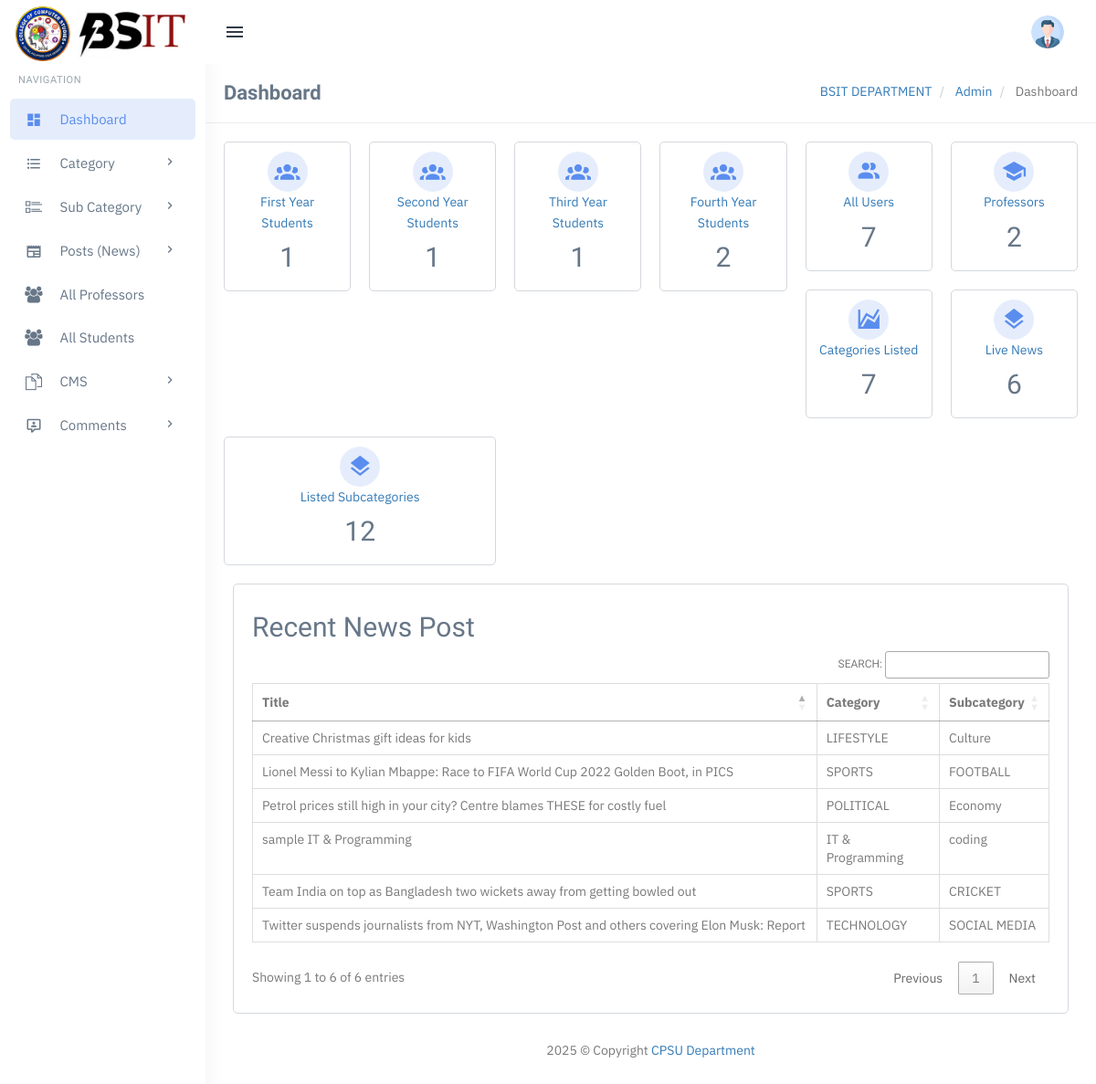
The page /admin/dashboard.php (signed in) on the database its author committed.
### tables this page shows
CREATE TABLE `tblposts` (
  `id` int(11) NOT NULL,
  `PostTitle` longtext DEFAULT NULL,
  `CategoryId` int(11) DEFAULT NULL,
  `SubCategoryId` int(11) DEFAULT NULL,
  `PostDetails` longtext DEFAULT NULL,
  `PostingDate` timestamp NULL DEFAULT current_timestamp(),
  `UpdationDate` timestamp NULL DEFAULT NULL ON UPDATE current_timestamp(),
  `Is_Active` int(11) DEFAULT NULL,
  `PostUrl` mediumtext DEFAULT NULL,
  `PostImage` varchar(255) DEFAULT NULL,
  `viewCounter` int(11) DEFAULT NULL,
  `postedBy` varchar(255) DEFAULT NULL,
  `lastUpdatedBy` varchar(255) DEFAULT NULL
);

CREATE TABLE `tblcategory` (
  `id` int(11) NOT NULL,
  `CategoryName` varchar(200) DEFAULT NULL,
  `Description` mediumtext DEFAULT NULL,
  `PostingDate` timestamp NULL DEFAULT current_timestamp(),
  `UpdationDate` timestamp NULL DEFAULT NULL ON UPDATE current_timestamp(),
  `Is_Active` int(11) DEFAULT NULL
);

CREATE TABLE `tblsubcategory` (
  `SubCategoryId` int(11) NOT NULL,
  `CategoryId` int(11) DEFAULT NULL,
  `Subcategory` varchar(255) DEFAULT NULL,
  `SubCatDescription` mediumtext DEFAULT NULL,
  `PostingDate` timestamp NOT NULL DEFAULT current_timestamp(),
  `UpdationDate` timestamp NULL DEFAULT NULL ON UPDATE current_timestamp(),
  `Is_Active` int(11) DEFAULT NULL
);

### admin/dashboard.php (the view, shortened to what this page needs)
<?php
include('includes/config.php');
if (strlen($_SESSION['login']) == 0) {
    header('location:index.php');
} else {
?>
    <?php include('includes/topheader.php'); ?>
    <link href="https://cdn.jsdelivr.net/npm/@mdi/font/css/materialdesignicons.min.css" rel="stylesheet">
    <?php include('includes/leftsidebar.php'); ?>
    <div class="content-page">
        <div class="content">
            <div class="container">
                <div class="row">
                    <div class="col-xs-12">
                        <div class="page-title-box">
                            <h4 class="page-title">Dashboard</h4>
                            <ol class="breadcrumb p-0 m-0">
                                <li>
                                    <a href="#">BSIT DEPARTMENT</a>
                                </li>
                                <li>
                                    <a href="#">Admin</a>
                                </li>
                                <li class="active">
                                    Dashboard
                                </li>
                            </ol>
                            <div class="clearfix"></div>
                        </div>
                    </div>
                </div>
                <div class="row">
                    <a href="manage-first-year.php">
                        <div class="col-lg-2 col-md-2 col-sm-6">
                            <div class="card-box widget-box-one text-center">
                                <i class="mdi mdi-account-group widget-one-icon"></i>
                                <div class="wigdet-one-content">
                                    <p class="m-0 text-secondary" title="Statistics">First Year Students</p>
                                    <?php
                                    $query = mysqli_query($con, "SELECT * FROM first_year");
                                    $countFirstYear = mysqli_num_rows($query);
                                    ?>
                                    <h2><?php echo htmlentities($countFirstYear); ?></h2>
                                </div>
                            </div>
                        </div>
                    </a>
                    <a href="manage-second-year.php">
                        <div class="col-lg-2 col-md-2 col-sm-6">
                            <div class="card-box widget-box-one text-center">
                                <i class="mdi mdi-account-group widget-one-icon"></i>
                                <div class="wigdet-one-content">
                                    <p class="m-0 text-secondary" title="Statistics">Second Year Students</p>
                                    <?php
                                    $query = mysqli_query($con, "SELECT * FROM second_year");
                                    $countSecondYear = mysqli_num_rows($query);
                                    ?>
                                    <h2><?php echo htmlentities($countSecondYear); ?></h2>
                                </div>
                            </div>
                        </div>
                    </a>
                    <a href="manage-third-year.php">
                        <div class="col-lg-2 col-md-2 col-sm-6">
                            <div class="card-box widget-box-one text-center">
                                <i class="mdi mdi-account-group widget-one-icon"></i>
                                <div class="wigdet-one-content">
                                    <p class="m-0 text-secondary" title="Statistics">Third Year Students</p>
                                    <?php
                                    $query = mysqli_query($con, "SELECT * FROM third_year");
                                    $countThirdYear = mysqli_num_rows($query);
                                    ?>
                                    <h2><?php echo htmlentities($countThirdYear); ?></h2>
                                </div>
                            </div>
                        </div>
                    </a>
                    <a href="manage-fourth-year.php">
                        <div class="col-lg-2 col-md-2 col-sm-6">
                            <div class="card-box widget-box-one text-center">
                                <i class="mdi mdi-account-group widget-one-icon"></i>
                                <div class="wigdet-one-content">
                                    <p class="m-0 text-secondary" title="Statistics">Fourth Year Students</p>
                                    <?php
                                    $query = mysqli_query($con, "SELECT * FROM fourth_year");
                                    $countFourthYear = mysqli_num_rows($query);
                                    ?>
                                    <h2><?php echo htmlentities($countFourthYear); ?></h2>
                                </div>
                            </div>
                        </div>
                    </a>
                    <a href="manage-users.php">
                        <div class="col-lg-2 col-md-2 col-sm-6">
                            <div class="card-box widget-box-one text-center">
                                <i class="mdi mdi-account-multiple widget-one-icon"></i>
                                <div class="wigdet-one-content">
                                    <p class="m-0 text-secondary" title="Statistics">All Users</p>
                                    <?php
                                    $query = mysqli_query($con, "SELECT * FROM users");
                                    $countUsers = mysqli_num_rows($query);
                                    ?>
                                    <h2><?php echo htmlentities($countUsers); ?></h2>
                                </div>
                            </div>
                        </div>
                    </a>
                    <a href="manage-professors.php">
                        <div class="col-lg-2 col-md-2 col-sm-6">
                            <div class="card-box widget-box-one text-center">
                                <i class="mdi mdi-school widget-one-icon"></i>
                                <div class="wigdet-one-content">
                                    <p class="m-0 text-secondary" title="Statistics">Professors</p>
                                    <?php
                                    $query = mysqli_query($con, "SELECT * FROM professors");
                                    $countProfessors = mysqli_num_rows($query);
                                    ?>
                                    <h2><?php echo htmlentities($countProfessors); ?></h2>
                                </div>
                            </div>
                        </div>
                    </a>
                    <a href="manage-categories.php">
                        <div class="col-lg-2 col-md-2 col-sm-6">
                            <div class="card-box widget-box-one text-center">
                                <i class="mdi mdi-chart-areaspline widget-one-icon"></i>
                                <div class="wigdet-one-content">
                                    <p class="m-0 text-secondary" title="Statistics">Categories Listed</p>
                                    <?php $query = mysqli_query($con, "select * from tblcategory where Is_Active=1");
                                    $countcat = mysqli_num_rows($query);
                                    ?>
                                    <h2><?php echo htmlentities($countcat); ?> <small></small></h2>
                                </div>
                            </div>
                        </div>
                    </a>
                    <a href="manage-posts.php">
                        <div class="col-lg-2 col-md-2 col-sm-6">
                            <div class="card-box widget-box-one text-center">
                                <i class="mdi mdi-layers widget-one-icon"></i>
                                <div class="wigdet-one-content">
                                    <p class="m-0 text-secondary" title="User This Month">Live News</p>
                                    <?php $query = mysqli_query($con, "select * from tblposts where Is_Active=1");
                                    $countposts = mysqli_num_rows($query);
                                    ?>
                                    <h2><?php echo htmlentities($countposts); ?> <small></small></h2>
                                </div>
                            </div>
                        </div>
                    </a>
                    <a href="manage-subcategories.php">
                        <div class="col-lg-4 col-md-4 col-sm-6">
                            <div class="card-box widget-box-one text-center">
                                <i class="mdi mdi-layers widget-one-icon"></i>
                                <div class="wigdet-one-content">
                                    <p class="m-0 text-secondary" title="User This Month">Listed Subcategories</p>
                                    <?php $query = mysqli_query($con, "select * from tblsubcategory where Is_Active=1");
                                    $countsubcat = mysqli_num_rows($query);
                                    ?>
                                    <h2><?php echo htmlentities($countsubcat); ?> <small></small></h2>
                                </div>
                            </div>
                        </div>
                    </a>
                </div>
                <div class="col-sm-12">
                    <div class="card-box">
                        <h2>Recent News Post</h2>
                        <div class="table-responsive">
                            <table class="table table-bordered" id="example">
                                <thead>
                                    <tr>
                                        <th>Title</th>
                                        <th>Category</th>
                                        <th>Subcategory</th>
                                    </tr>
                                </thead>
                                <tbody>
                                    <?php
                                    $query = mysqli_query($con, "select tblposts.id as postid,tblposts.PostTitle as title,tblcategory.CategoryName as category,tblsubcategory.Subcategory as subcategory from tblposts left join tblcategory on tblcategory.id=tblposts.CategoryId left join tblsubcategory on tblsubcategory.SubCategoryId=tblposts.SubCategoryId where tblposts.Is_Active=1 ");
                                    $rowcount = mysqli_num_rows($query);
                                    if ($rowcount == 0) {
                                    ?>
                                        <tr>
                                            <td colspan="4" align="center">
                                                <h3 style="color:red">No record found</h3>
                                            </td>
                                        <tr>
                                            <?php
                                        } else {
                                            while ($row = mysqli_fetch_array($query)) {
                                            ?>
                                        <tr>
                                            <td><?php echo htmlentities($row['title']); ?></td>
                                            <td><?php echo htmlentities($row['category']) ?></td>
                                            <td><?php echo htmlentities($row['subcategory']) ?></td>
                                        </tr>
                                <?php }
                                        } ?>
                                </tbody>
                            </table>
                        </div>
                    </div>
                </div>
            </div>
        </div>
        <?php include('includes/footer.php'); ?>
<?php } ?>

### admin/assets/css/core.css (style rules this page uses)
body { font-family: "IBM Plex Sans", "Oxygen", "Ubuntu", "Cantarell", "Fira Sans", sans-serif; margin: 0; padding-bottom: 60px; overflow-x: hidden; color: #797979; }
html { position: relative; min-height: 100%; }
.h1, .h2, .h3, .h4, .h5, .h6, h1, h2, h3, h4, h5, h6 { color: #677788; font-family: 'Hind Madurai', sans-serif; margin: 10px 0; }
p { line-height: 1.6; }
* { outline: none !important; }
.container { width: auto; }
.p-0 { padding: 0 !important; }
.m-0 { margin: 0 !important; }
.card-box { padding: 20px; border: 1px solid #d4d8dd; -webkit-border-radius: 5px; border-radius: 5px; -moz-border-radius: 5px; background-clip: padding-box; margin-bottom: 20px; background-color: #ffffff; }
.row { margin-right: -10px; margin-left: -10px; }
.col-lg-1, .col-lg-10, .col-lg-11, .col-lg-12, .col-lg-2, .col-lg-3, .col-lg-4, .col-lg-5, .col-lg-6, .col-lg-7, .col-lg-8, .col-lg-9, .col-md-1, .col-md-10, .col-md-11, .col-md-12, .col-md-2, .col-md-3, .col-md-4, .col-md-5, .col-md-6, .col-md-7, .col-md-8, .col-md-9, .col-sm-1, .col-sm-10, .col-sm-11, .col-sm-12, .col-sm-2, .col-sm-3, .col-sm-4, .col-sm-5, .col-sm-6, .col-sm-7, .col-sm-8, .col-sm-9, .col-xs-1, .col-xs-10, .col-xs-11, .col-xs-12, .col-xs-2, .col-xs-3, .col-xs-4, .col-xs-5, .col-xs-6, .col-xs-7, .col-xs-8, .col-xs-9 { padding-left: 10px; padding-right: 10px; }
.breadcrumb { background-color: transparent; margin-bottom: 15px; padding-top: 10px; padding-left: 0; }

### admin/assets/css/menu.css (style rules this page uses)
.content-page { margin-left: 225px; overflow: hidden; }
.content-page .content { padding: 0 5px 10px 5px; margin-top: 70px; }
.page-title { font-size: 22px; margin-bottom: 0; margin-top: 0; font-weight: 600; }
.page-title-box { padding: 20px; border-bottom: 1px solid #eee; margin: 0 -20px 20px -20px; }
.page-title-box .page-title { margin-bottom: 0; float: left; }
.page-title-box .breadcrumb { float: right; background-color: transparent !important; }

### rows shown on the page
tblposts: PostTitle "Team India on top as Bangladesh two wickets away from getting bowled out", CategoryId.CategoryName "SPORTS", SubCategoryId.Subcategory "CRICKET"
tblposts: PostTitle "Creative Christmas gift ideas for kids", CategoryId.CategoryName "LIFESTYLE", SubCategoryId.Subcategory "Culture"
tblposts: PostTitle "Petrol prices still high in your city? Centre blames THESE for costly fuel", CategoryId.CategoryName "POLITICAL", SubCategoryId.Subcategory "Economy"
tblposts: PostTitle "Lionel Messi to Kylian Mbappe: Race to FIFA World Cup 2022 Golden Boot, in PICS", CategoryId.CategoryName "SPORTS", SubCategoryId.Subcategory "FOOTBALL"
tblposts: PostTitle "Twitter suspends journalists from NYT, Washington Post and others covering Elon Musk: Report", CategoryId.CategoryName "TECHNOLOGY", SubCategoryId.Subcategory "SOCIAL MEDIA"
tblposts: PostTitle "sample IT & Programming", CategoryId.CategoryName "IT & Programming", SubCategoryId.Subcategory "coding"

### other values the page prints
$countFirstYear "1"
$countSecondYear "1"
$countThirdYear "1"
$countFourthYear "2"
$countUsers "7"
$countProfessors "2"
$countcat "7"
$countposts "6"
$countsubcat "12"
